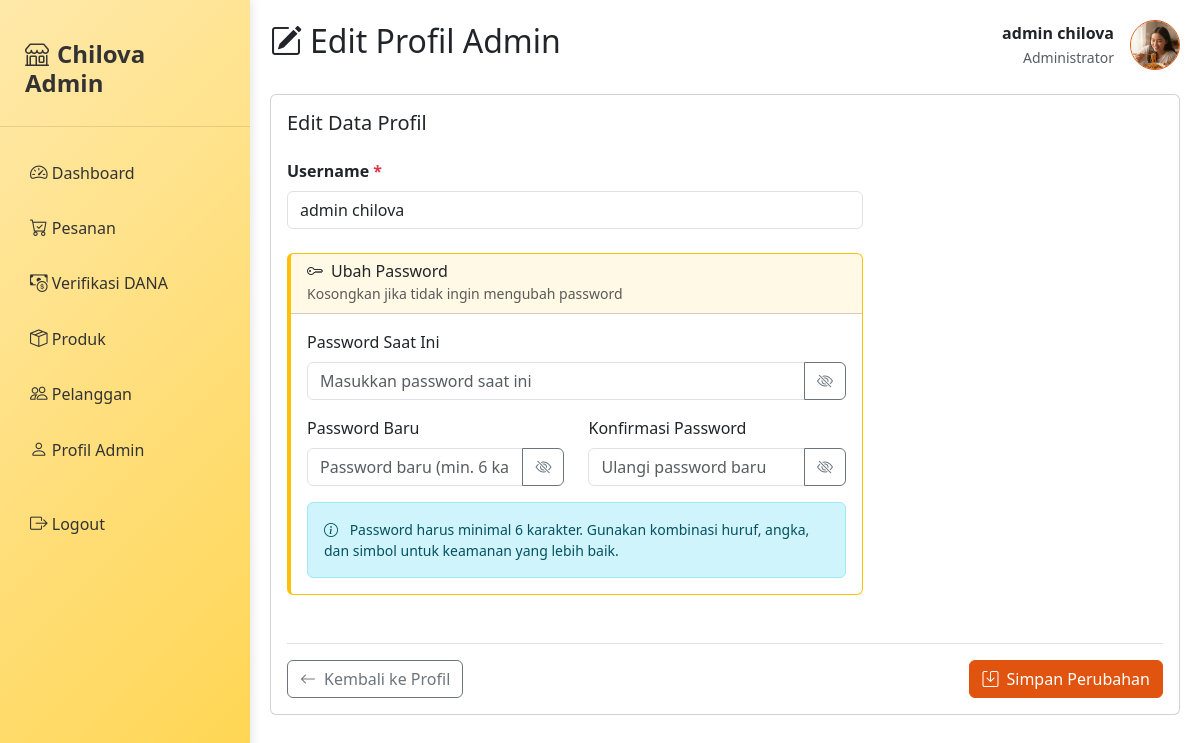
Screenshot of /admin/edit_profile_admin.php (signed in) with the database file from the repository.
### tables this page shows
CREATE TABLE `users` (
  `user_id` int(12) NOT NULL,
  `username` text NOT NULL,
  `password` text NOT NULL,
  `role` enum('Admin','User') NOT NULL DEFAULT 'User',
  `profile_picture` varchar(255) NOT NULL
);

### function.php (called while the page is built, shortened)
<?php
include_once 'koneksi.php';
function getProfilePicturePath($user_id) {
    global $conn;
    $stmt = $conn->prepare("SELECT profile_picture FROM users WHERE user_id = ?");
    $stmt->bind_param("i", $user_id);
    $stmt->execute();
    $result = $stmt->get_result();
    if ($result->num_rows > 0) {
        $user = $result->fetch_assoc();
        $filename = $user['profile_picture'];
        $filepath = 'uploads/profile/' . $filename;
        if (file_exists($filepath)) {
            return $filepath;
        } else {
            return 'images/default.jpg';
        }
    }
    return 'images/default.jpg';
}
?>

### admin/edit_profile_admin.php (the view, shortened to what this page needs)
<?php
require "../koneksi.php";
require "../function.php";
$user_id = $_SESSION['user_id'];
$query_admin = "SELECT * FROM users WHERE user_id = '$user_id'";
$result_admin = mysqli_query($conn, $query_admin);
$admin = mysqli_fetch_assoc($result_admin);
$current_username = $admin['username'];
$current_profile_picture = getProfilePicturePath($user_id);
?>
<!DOCTYPE html>
<html lang="id">
<head>
    <link href="https://cdn.jsdelivr.net/npm/bootstrap@5.3.8/dist/css/bootstrap.min.css" rel="stylesheet">
    <link rel="stylesheet" href="https://cdn.jsdelivr.net/npm/bootstrap-icons@1.11.1/font/bootstrap-icons.css">
</head>
<body>
<div class="sidebar d-none d-md-block">
    <div class="sidebar-brand">
        <h4><i class="bi bi-shop me-2"></i>Chilova Admin</h4>
    </div>
    <div class="sidebar-nav">
        <a href="beranda_admin.php" class="nav-link">
            <i class="bi bi-speedometer2"></i> Dashboard
        </a>
        <a href="pesanan.php" class="nav-link">
            <i class="bi bi-cart-check"></i> Pesanan
        </a>
        <a href="verifikasi_dana.php" class="nav-link">
            <i class="bi bi-cash-coin"></i> Verifikasi DANA
        </a>
        <a href="produk.php" class="nav-link">
            <i class="bi bi-box-seam"></i> Produk
        </a>
        <a href="pelanggan.php" class="nav-link">
            <i class="bi bi-people"></i> Pelanggan
        </a>
        <a href="profile_admin.php" class="nav-link">
            <i class="bi bi-person"></i> Profil Admin
        </a>
        <a href="../login.php" class="nav-link btn-logout mt-4">
            <i class="bi bi-box-arrow-right"></i> Logout
        </a>
    </div>
</div>
<div class="main-content">
    <div class="d-flex justify-content-between align-items-center mb-4">
        <h2><i class="bi bi-pencil-square me-2"></i>Edit Profil Admin</h2>
        <div class="text-end d-flex align-items-center">
            <div class="me-3">
                <div class="fw-bold"><?= $_SESSION['username'] ?? 'Admin' ?></div>
                <small class="text-muted">Administrator</small>
            </div>
            <a href="profile_admin.php">
                <img src="<?= htmlspecialchars($current_profile_picture) ?>"
                    alt="Profile"
                    class="rounded-circle border"
                    style="width: 50px; height: 50px; object-fit: cover; border-color: #e0540f !important;"
                    onerror="this.src='images/profile.jpg'">
            </a>
        </div>
    </div>
    <div class="card">
        <div class="card-body">
            <h5 class="card-title mb-4">Edit Data Profil</h5>
            <form method="POST" action="" enctype="multipart/form-data">
                <div class="row">
                    <div class="col-md-8">
                        <div class="form-group mb-4">
                            <label for="username" class="form-label fw-bold">Username <span class="text-danger">*</span></label>
                            <input type="text" class="form-control" id="username" name="username"
                                   value="<?= htmlspecialchars($current_username) ?>"
                                   placeholder="Masukkan username" required>
                        </div>
                        <div class="card border-warning password-section mb-4">
                            <div class="card-header bg-warning bg-opacity-10">
                                <h6 class="mb-0"><i class="bi bi-key me-2"></i>Ubah Password</h6>
                                <small class="text-muted">Kosongkan jika tidak ingin mengubah password</small>
                            </div>
                            <div class="card-body">
                                <div class="form-group mb-3">
                                    <label for="current_password" class="form-label">Password Saat Ini</label>
                                    <div class="input-group">
                                        <input type="password" class="form-control" id="current_password" name="current_password"
                                               placeholder="Masukkan password saat ini">
                                        <button class="btn btn-outline-secondary" type="button" onclick="togglePassword('current_password', 'toggleCurrentIcon')">
                                            <i class="bi bi-eye-slash" id="toggleCurrentIcon"></i>
                                        </button>
                                    </div>
                                </div>
                                <div class="row">
                                    <div class="col-md-6">
                                        <div class="form-group mb-3">
                                            <label for="new_password" class="form-label">Password Baru</label>
                                            <div class="input-group">
                                                <input type="password" class="form-control" id="new_password" name="new_password"
                                                       placeholder="Password baru (min. 6 karakter)">
                                                <button class="btn btn-outline-secondary" type="button" onclick="togglePassword('new_password', 'toggleNewIcon')">
                                                    <i class="bi bi-eye-slash" id="toggleNewIcon"></i>
                                                </button>
                                            </div>
                                        </div>
                                    </div>
                                    <div class="col-md-6">
                                        <div class="form-group mb-3">
                                            <label for="confirm_password" class="form-label">Konfirmasi Password</label>
                                            <div class="input-group">
                                                <input type="password" class="form-control" id="confirm_password" name="confirm_password"
                                                       placeholder="Ulangi password baru">
                                                <button class="btn btn-outline-secondary" type="button" onclick="togglePassword('confirm_password', 'toggleConfirmIcon')">
                                                    <i class="bi bi-eye-slash" id="toggleConfirmIcon"></i>
                                                </button>
                                            </div>
                                        </div>
                                    </div>
                                </div>
                                <div class="alert alert-info small mb-0">
                                    <i class="bi bi-info-circle me-2"></i>
                                    Password harus minimal 6 karakter. Gunakan kombinasi huruf, angka, dan simbol untuk keamanan yang lebih baik.
                                </div>
                            </div>
                        </div>
                    </div>
                </div>
                <div class="d-flex justify-content-between mt-4 pt-3 border-top">
                    <a href="profile_admin.php" class="btn btn-outline-secondary">
                        <i class="bi bi-arrow-left me-2"></i>Kembali ke Profil
                    </a>
                    <div class="d-flex gap-2">
                        <button type="submit" class="btn btn-orange">
                            <i class="bi bi-save me-2"></i>Simpan Perubahan
                        </button>
                    </div>
                </div>
            </form>
        </div>
    </div>
</div>
</body>
</html>

### admin/edit_profile_admin.php (style rules this page uses)
.sidebar { min-height: 100vh; background: linear-gradient(135deg, #FFE9AA 0%, #FFD54F 100%); color: #333; position: fixed; left: 0; top: 0; width: 250px; padding-top: 20px; box-shadow: 2px 0 10px rgba(0,0,0,0.1); }
.sidebar-brand { padding: 20px 25px; border-bottom: 1px solid rgba(0,0,0,0.1); margin-bottom: 20px; }
.sidebar-brand h4 { font-weight: 700; color: #333; }
.sidebar-nav { padding: 0 15px; }
.nav-link { color: #333; padding: 12px 15px; border-radius: 8px; margin-bottom: 5px; transition: all 0.3s; }
.nav-link i { width: 25px; font-size: 1.1rem; }
.main-content { margin-left: 250px; padding: 20px; }
.btn-orange { background-color: #e0540f; border-color: #e0540f; color: white; }
.password-section { border-left: 4px solid #ffc107; }

### rows the page displays
users: profile_picture (picture), username "admin chilova"

### other values shown
$_SESSION['username'] "admin chilova"
